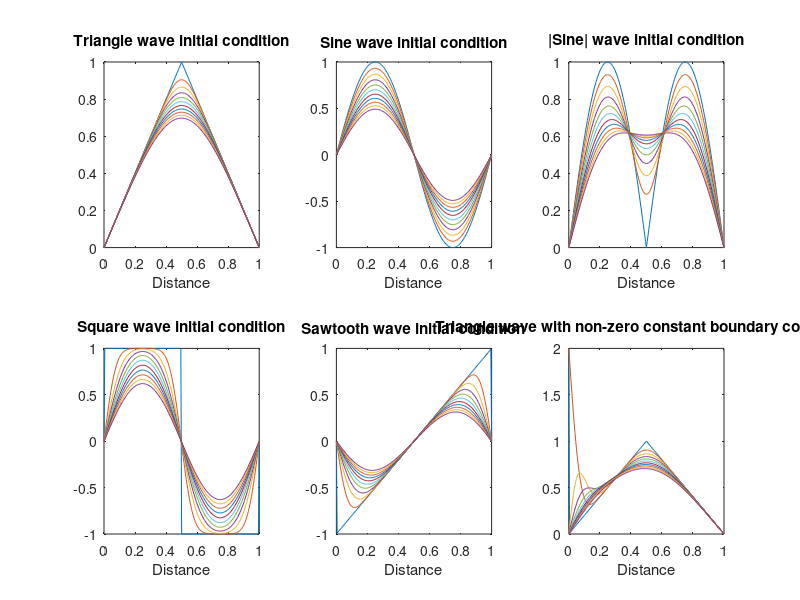
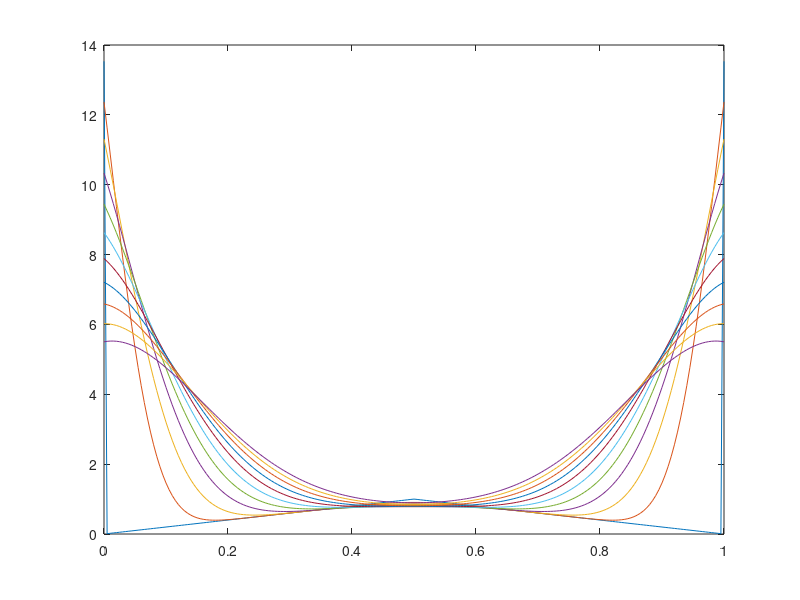

Here is the MATLAB script that generated these plots, in order:
h = 0.005;
k = 0.000012;
N = round(1/h);

% Assigning h to split spatial domain into 200 segments
% Assigning k to split time domain into reasonable number of segments to observe the changes properly
% N= number of segments in the spatial axis

U1 = zeros(N+1); % Set up zero matrix for each function
U2 = zeros(N+1);
U3 = zeros(N+1);
U4 = zeros(N+1);
U5 = zeros(N+1);
U6 = zeros(N+1);
U7 = zeros(N+1);

divs = 0:h:1;  % To go from 0 to 1 in steps of h i.e to set up discrete points

y0 = (sawtooth(2*pi*divs,0.5)+1)/2; % Tent function
y1 = sin(2*pi*divs);                % Sinusoidal function   
y2 = abs(sin(2*pi*divs));           % Absolute sinusoidal function
y3 = square(2*pi*divs);             % Square wave function  
y4 = sawtooth(2*pi*divs);           % Sawtooth wave function


U1(1,2:N) = y0(2:N);
U2(1,2:N) = y1(2:N);
U3(1,2:N) = y2(2:N);
U4(1,2:N) = y3(2:N);
U5(1,2:N) = y4(2:N);
U6(1,2:N) = y0(2:N);
U7(1,2:N) = y0(2:N);

%At x=0 and x=N (i.e. the start and end of the rod) the value is 0 for all
%m.  This corresponds to the first and last column of the matrix being 0.

v = k/h^2;
b = 1-2*v;

% Set non-zero constant boundary conditions here
low_bound = 2;
high_bound = 0;

U6(1:N+1,1) = low_bound;
U6(1:N+1,N+1) = high_bound;

% Set time varying boundary conditions here
low_bound = @(time) 100*exp(-(2+50*time));
high_bound = @(time) 100*exp(-(2+50*time));

U7(1,1) = feval(low_bound, 0);
U7(1,N+1) = feval(high_bound, 0);



for m=2:1502    % Setting the time axis
    % Time varying boundary conditions set here also
    U7(m,1) = feval(low_bound, (m-1)*k);
    U7(m,N+1) = feval(high_bound, (m-1)*k);
    
    for j=2:N   % Setting the spatial axis
        U1(m,j) = v*U1(m-1,j-1) + b*U1(m-1,j) + v*U1(m-1, j+1);
        U2(m,j) = v*U2(m-1,j-1) + b*U2(m-1,j) + v*U2(m-1, j+1);
        U3(m,j) = v*U3(m-1,j-1) + b*U3(m-1,j) + v*U3(m-1, j+1);
        U4(m,j) = v*U4(m-1,j-1) + b*U4(m-1,j) + v*U4(m-1, j+1);
        U5(m,j) = v*U5(m-1,j-1) + b*U5(m-1,j) + v*U5(m-1, j+1);
        U6(m,j) = v*U6(m-1,j-1) + b*U6(m-1,j) + v*U6(m-1, j+1);
        U7(m,j) = v*U7(m-1,j-1) + b*U7(m-1,j) + v*U7(m-1, j+1);
    end
end
% Implementing eq (1) for each discrete point

step = 1:150:1501; % Reasonable value of time step chosen to observe the changes for each function
figure;

for i=step
    subplot(2,3,1);
    plot(divs,U1(i,1:N+1));
    title('Triangle wave initial condition');
    xlabel('Distance');
    hold on;
    subplot(2,3,2);
    plot(divs,U2(i,1:N+1));
    title('Sine wave initial condition');
    xlabel('Distance');
    hold on;
    subplot(2,3,3);
    plot(divs,U3(i,1:N+1));
    title('|Sine| wave initial condition');
    xlabel('Distance');
    hold on;
    subplot(2,3,4);
    plot(divs,U4(i,1:N+1));
    title('Square wave initial condition');
    xlabel('Distance');
    hold on;
    subplot(2,3,5);
    plot(divs,U5(i,1:N+1));
    title('Sawtooth wave initial condition');
    xlabel('Distance');
    hold on;
    subplot(2,3,6);
    plot(divs,U6(i,1:N+1));
    title('Triangle wave with non-zero constant boundary conditions');
    xlabel('Distance');
    hold on;
end
% To plot each function on a graph


% Plot the time varying boundary conditions on a seperate figure
figure;
for i=step
    plot(divs,U7(i,1:N+1));
    hold on;
end
